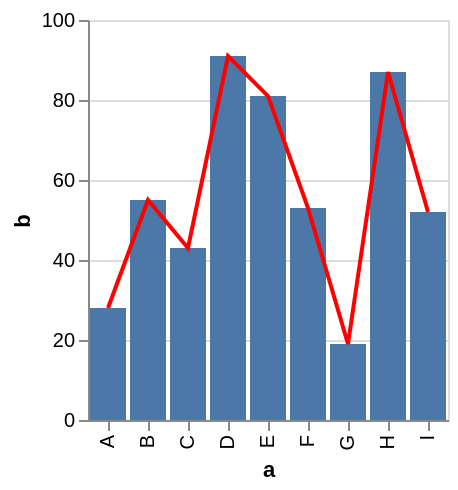

Vega-Lite specification for this chart:
### Vega specification from a JSON file in a GitHub repository (floating-point values rounded to 4 significant figures)
{"$schema": "https://vega.github.io/schema/vega/v5.json", "autosize": "pad", "padding": 5, "height": 200, "style": "cell", "data": [{"name": "source_0", "values": [{"a": "A", "b": 28}, {"a": "B", "b": 55}, {"a": "C", "b": 43}, {"a": "D", "b": 91}, {"a": "E", "b": 81}, {"a": "F", "b": 53}, {"a": "G", "b": 19}, {"a": "H", "b": 87}, {"a": "I", "b": 52}]}, {"name": "data_0", "source": "source_0", "transform": [{"type": "formula", "expr": "toNumber(datum[\"b\"])", "as": "b"}]}, {"name": "data_1", "source": "data_0", "transform": [{"type": "filter", "expr": "datum[\"b\"] !== null && !isNaN(datum[\"b\"])"}]}], "signals": [{"name": "x_step", "value": 20}, {"name": "width", "update": "bandspace(domain('x').length, 0.1, 0.05) * x_step"}], "marks": [{"name": "layer_0_marks", "type": "rect", "style": ["bar"], "from": {"data": "data_1"}, "encode": {"update": {"fill": {"value": "#4c78a8"}, "tooltip": {"signal": "{\"a\": ''+datum[\"a\"], \"b\": format(datum[\"b\"], \"\")}"}, "x": {"scale": "x", "field": "a"}, "width": {"scale": "x", "band": true}, "y": {"scale": "y", "field": "b"}, "y2": {"scale": "y", "value": 0}}}}, {"name": "layer_1_marks", "type": "line", "style": ["line"], "sort": {"field": "datum[\"a\"]"}, "from": {"data": "data_0"}, "encode": {"update": {"stroke": {"value": "red"}, "tooltip": {"signal": "{\"a\": ''+datum[\"a\"], \"b\": format(datum[\"b\"], \"\")}"}, "x": {"scale": "x", "field": "a", "band": 0.5}, "y": {"scale": "y", "field": "b"}, "defined": {"signal": "datum[\"b\"] !== null && !isNaN(datum[\"b\"])"}}}}], "scales": [{"name": "x", "type": "band", "domain": {"fields": [{"data": "data_1", "field": "a"}, {"data": "data_0", "field": "a"}], "sort": true}, "range": {"step": {"signal": "x_step"}}, "paddingInner": 0.1, "paddingOuter": 0.05}, {"name": "y", "type": "linear", "domain": {"fields": [{"data": "data_1", "field": "b"}, {"data": "data_0", "field": "b"}]}, "range": [{"signal": "height"}, 0], "nice": true, "zero": true}], "axes": [{"scale": "x", "orient": "bottom", "grid": false, "title": "a", "labelAlign": "right", "labelAngle": 270, "labelBaseline": "middle", "labelOverlap": true, "zindex": 1}, {"scale": "y", "orient": "left", "grid": false, "title": "b", "labelOverlap": true, "tickCount": {"signal": "ceil(height/40)"}, "zindex": 1}, {"scale": "y", "orient": "left", "gridScale": "x", "grid": true, "tickCount": {"signal": "ceil(height/40)"}, "domain": false, "labels": false, "maxExtent": 0, "minExtent": 0, "ticks": false, "zindex": 0}]}
